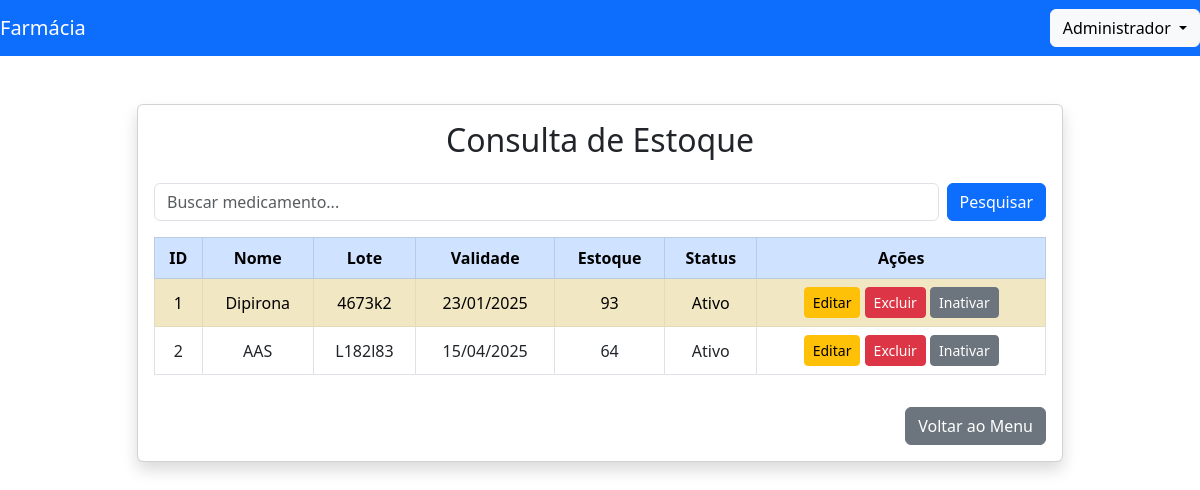
The page /consulta_estoque.php (signed in) on the database its author committed.
### tables this page shows
CREATE TABLE `medicamentos` (
  `id` int NOT NULL AUTO_INCREMENT,
  `nome` varchar(100) NOT NULL,
  `lote` varchar(50) DEFAULT NULL,
  `validade` date DEFAULT NULL,
  `estoque` int DEFAULT '0',
  `ativo` tinyint(1) DEFAULT '1',
  `data_compra` date DEFAULT NULL,
  `medicamento_especial` tinyint DEFAULT '0',
  PRIMARY KEY (`id`),
  KEY `idx_medicamentos_nome` (`nome`)
);

### consulta_estoque.php (the view, shortened to what this page needs)
<?php
$host = 'localhost';
$db   = 'estoque_farmacia';
$user = 'farmacia_user';
$pass = 'senha_forte';
try {
    $pdo = new PDO("mysql:host=$host;dbname=$db;charset=utf8", $user, $pass);
    $pdo->setAttribute(PDO::ATTR_ERRMODE, PDO::ERRMODE_EXCEPTION);
    $busca = isset($_GET['busca']) ? $_GET['busca'] : '';
    $sql = "SELECT * FROM medicamentos WHERE nome LIKE ?";
    $stmt = $pdo->prepare($sql);
    $stmt->execute(['%' . $busca . '%']);
} catch (PDOException $e) {
    die("Erro na conexão: " . $e->getMessage());
}
?>
<?php include 'cabecalho.php'; ?>
<div class="container mt-5">
    <div class="row justify-content-center">
        <div class="col-lg-10">
            <div class="card shadow">
                <div class="card-body">
                    <h2 class="mb-4 text-center">Consulta de Estoque</h2>
                    <form method="GET" class="mb-3 d-flex">
                        <input type="text" class="form-control me-2" name="busca" placeholder="Buscar medicamento..." value="<?= htmlspecialchars($busca) ?>">
                        <button type="submit" class="btn btn-primary">Pesquisar</button>
                    </form>
                    <div class="table-responsive">
                        <table class="table table-striped table-bordered text-center align-middle">
                            <thead class="table-primary">
                            <tr>
                                <th>ID</th>
                                <th>Nome</th>
                                <th>Lote</th>
                                <th>Validade</th>
                                <th>Estoque</th>
                                <th>Status</th>
                                <th>Ações</th>
                            </tr>
                            </thead>
                            <tbody>
                            <?php
                            while ($med = $stmt->fetch(PDO::FETCH_ASSOC)):
                                $classeEstoque = ($med['estoque'] <= 5) ? 'table-danger' : '';
                                $classeValidade = (!empty($med['validade']) && strtotime($med['validade']) < time()) ? 'table-warning' : '';
                                $classeInativo = (!$med['ativo']) ? 'table-secondary' : '';
                                $classeLinha = $classeEstoque ?: $classeValidade ?: $classeInativo;
                                $statusTexto = $med['ativo'] ? 'Ativo' : 'Inativo';
                                ?>
                                <tr class="<?= $classeLinha; ?>">
                                    <td><?= $med['id']; ?></td>
                                    <td><?= htmlspecialchars($med['nome']); ?></td>
                                    <td><?= htmlspecialchars($med['lote']); ?></td>
                                    <td><?= date('d/m/Y', strtotime($med['validade'])); ?></td>
                                    <td><?= $med['estoque']; ?></td>
                                    <td><?= $statusTexto; ?></td>
                                    <td>
                                        <a href="editar_medicamento.php?id=<?= $med['id']; ?>" class="btn btn-sm btn-warning">Editar</a>
                                        <a href="excluir_medicamento.php?id=<?= $med['id']; ?>" class="btn btn-sm btn-danger" onclick="return confirm('Tem certeza que deseja excluir este medicamento?');">Excluir</a>
                                        <?php if ($med['ativo']): ?>
                                            <a href="alterar_status_medicamento.php?id=<?= $med['id']; ?>&status=0" class="btn btn-sm btn-secondary">Inativar</a>
                                        <?php else: ?>
                                            <a href="alterar_status_medicamento.php?id=<?= $med['id']; ?>&status=1" class="btn btn-sm btn-success">Ativar</a>
                                        <?php endif; ?>
                                    </td>
                                </tr>
                            <?php endwhile; ?>
                            </tbody>
                        </table>
                    </div>
                    <div class="text-end mt-3">
                        <a href="index.php" class="btn btn-secondary">Voltar ao Menu</a>
                    </div>
                </div>
            </div>
        </div>
    </div>
</div>

### cabecalho.php (shortened to what this page needs)
<!DOCTYPE html>
<html lang="pt-BR">
<head>
    <link href="https://cdn.jsdelivr.net/npm/bootstrap@5.3.0/dist/css/bootstrap.min.css" rel="stylesheet">
</head>
<body>
<nav class="navbar navbar-expand-lg navbar-dark bg-primary mb-4">
    <a class="navbar-brand" href="index.php">Farmácia</a>
    <div class="ms-auto dropdown">
        <button class="btn btn-light dropdown-toggle" type="button" data-bs-toggle="dropdown" aria-expanded="false">
            <?= htmlspecialchars($_SESSION['usuario_nome']); ?>
        </button>
    </div>
</nav>

### rows shown on the page
medicamentos: id "1", nome "Dipirona", lote "4673k2", validade "23/01/2025", estoque "93", ativo "Ativo"
medicamentos: id "2", nome "AAS", lote "L182l83", validade "15/04/2025", estoque "64", ativo "Ativo"

### other values the page prints
$_SESSION['usuario_nome'] "Administrador"
